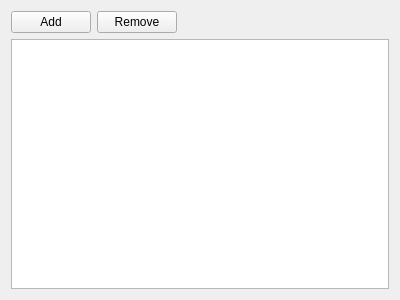
<?xml version="1.0" encoding="UTF-8"?>
<ui version="4.0">
 <class>CanSignalSenderPrivate</class>
 <widget class="QWidget" name="CanSignalSenderPrivate">
  <property name="geometry">
   <rect>
    <x>0</x>
    <y>0</y>
    <width>400</width>
    <height>300</height>
   </rect>
  </property>
  <property name="minimumSize">
   <size>
    <width>400</width>
    <height>250</height>
   </size>
  </property>
  <property name="baseSize">
   <size>
    <width>400</width>
    <height>300</height>
   </size>
  </property>
  <property name="windowTitle">
   <string>Form</string>
  </property>
  <layout class="QVBoxLayout" name="layout">
   <item>
    <layout class="QHBoxLayout" name="horizontalLayout">
     <item>
      <widget class="QPushButton" name="pbAdd">
       <property name="text">
        <string>Add</string>
       </property>
      </widget>
     </item>
     <item>
      <widget class="QPushButton" name="pbRemove">
       <property name="text">
        <string>Remove</string>
       </property>
      </widget>
     </item>
     <item>
      <spacer name="horizontalSpacer">
       <property name="orientation">
        <enum>Qt::Horizontal</enum>
       </property>
       <property name="sizeHint" stdset="0">
        <size>
         <width>40</width>
         <height>20</height>
        </size>
       </property>
      </spacer>
     </item>
    </layout>
   </item>
   <item>
    <widget class="QTableView" name="tv"/>
   </item>
  </layout>
 </widget>
 <resources/>
 <connections/>
</ui>
